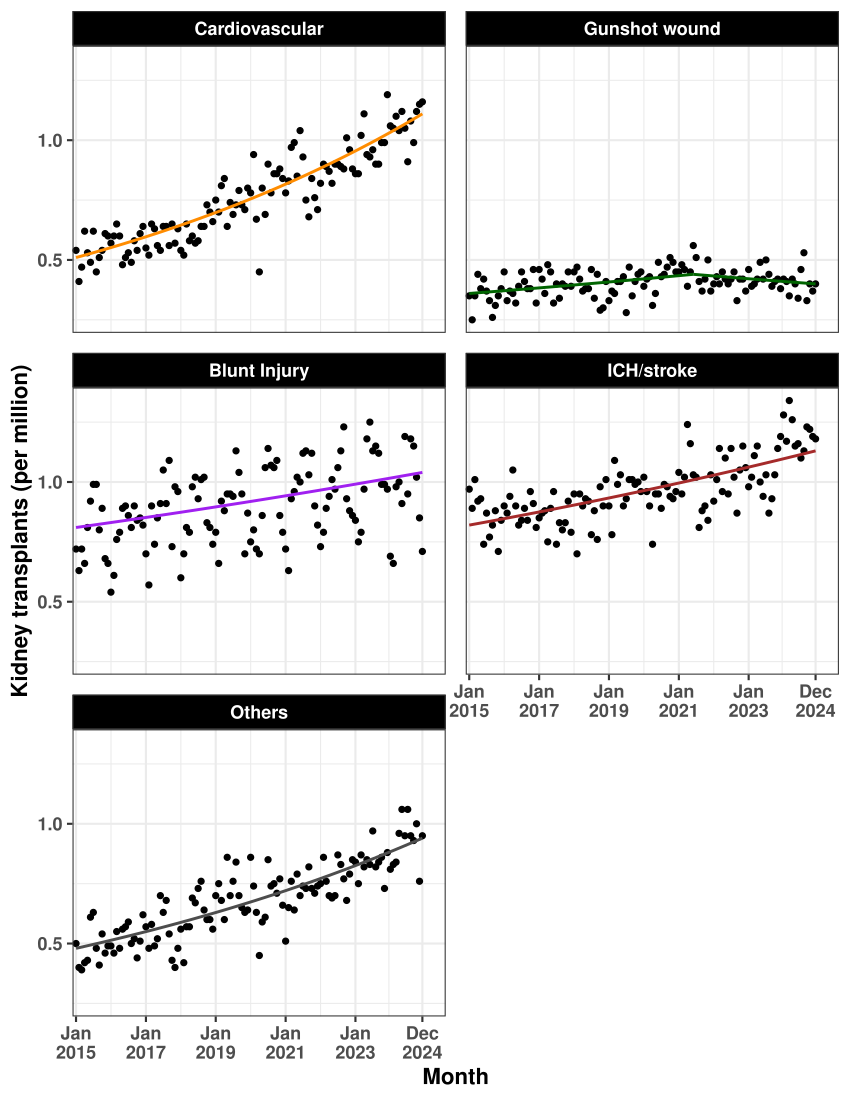

Write the R code that produced this figure.
library(readr)
library(dplyr)
library(ggplot2)
library(lubridate)

# -----------------------------
# 1. Read & clean data
# -----------------------------

file <- file.path(here(), "code", "submission 2", "Figure 1", "data", "DDKT_joinpoint_data.csv")

df <- read_tsv(file, show_col_types = FALSE)

names(df) <- gsub("\ufeff", "", names(df))
names(df) <- gsub("Ôªø", "", names(df))
names(df) <- trimws(names(df))

if (!"Month" %in% names(df)) {
  month_col <- grep("Month", names(df), value = TRUE, ignore.case = TRUE)[1]
  if (!is.na(month_col)) {
    names(df)[names(df) == month_col] <- "Month"
  }
}

# -----------------------------
# 2. Recode MoD & create dates
# -----------------------------

df_plot <- df %>%
  mutate(
    Flag = ifelse(Flag == "NA" | is.na(Flag), NA_character_, Flag),
    Mechanism = case_when(
      MoD == 1 ~ "Drug Overdose",
      MoD == 2 ~ "Cardiovascular",
      MoD == 3 ~ "Gunshot wound",
      MoD == 4 ~ "Blunt Injury",
      MoD == 5 ~ "ICH/stroke",
      MoD == 6 ~ "Others",
      MoD == 7 ~ "Overall"
    ),
    Mechanism = factor(
      Mechanism,
      levels = c(
        "Drug Overdose",
        "Overall",
        "Cardiovascular",
        "Gunshot wound",
        "Blunt Injury",
        "ICH/stroke",
        "Others"
      )
    ),
    Date     = as.Date("2015-01-01") %m+% months(Month - 1),
    Observed = `Crude Rate`,
    Fitted   = Model
  )

start_date <- as.Date("2015-01-01")
end_date   <- as.Date("2024-12-01")

df_plot <- df_plot %>%
  filter(Date >= start_date, Date <= end_date)

# -----------------------------
# 3. Build smooth log-linear curves between joinpoints
# -----------------------------

get_segment_endpoints <- function(data) {
  data %>%
    group_by(Mechanism) %>%
    arrange(Date) %>%
    mutate(
      is_joinpoint = grepl("Joinpoint", Flag, ignore.case = TRUE),
      is_start = row_number() == 1,
      is_end = row_number() == n()
    ) %>%
    filter(is_joinpoint | is_start | is_end) %>%
    select(Mechanism, Date, Fitted) %>%
    ungroup()
}

segment_points <- get_segment_endpoints(df_plot)

interpolate_exp_curve <- function(date1, y1, date2, y2, n_points = 100) {
  
  t1 <- as.numeric(date1)
  t2 <- as.numeric(date2)
  
  if (y1 <= 0 | y2 <= 0) {
    t_seq <- seq(t1, t2, length.out = n_points)
    y_seq <- seq(y1, y2, length.out = n_points)
  } else {
    b <- log(y2 / y1) / (t2 - t1)
    t_seq <- seq(t1, t2, length.out = n_points)
    y_seq <- y1 * exp(b * (t_seq - t1))
  }
  
  data.frame(
    Date = as.Date(t_seq, origin = "1970-01-01"),
    Fitted_smooth = y_seq
  )
}

smooth_curves <- segment_points %>%
  group_by(Mechanism) %>%
  arrange(Date) %>%
  mutate(
    Date_end = lead(Date),
    Fitted_end = lead(Fitted),
    segment_id = row_number()
  ) %>%
  filter(!is.na(Date_end)) %>%
  ungroup()

smooth_lines_list <- list()

for (i in 1:nrow(smooth_curves)) {
  row <- smooth_curves[i, ]
  
  curve_points <- interpolate_exp_curve(
    date1 = row$Date,
    y1 = row$Fitted,
    date2 = row$Date_end,
    y2 = row$Fitted_end,
    n_points = 100
  )
  
  curve_points$Mechanism <- row$Mechanism
  curve_points$segment_id <- row$segment_id
  
  smooth_lines_list[[i]] <- curve_points
}

smooth_lines_df <- bind_rows(smooth_lines_list) %>%
  mutate(group_id = interaction(Mechanism, segment_id))

# -----------------------------
# 4. Axis ticks & colors
# -----------------------------

breaks <- as.Date(c(
  "2015-01-01",
  "2017-01-01",
  "2019-01-01",
  "2021-01-01",
  "2023-01-01",
  "2024-12-01"
))

labels <- c(
  "Jan\n2015", "Jan\n2017", "Jan\n2019",
  "Jan\n2021", "Jan\n2023", "Dec\n2024"
)

cols <- c(
  "Drug Overdose"  = "red",
  "Overall"        = "blue",
  "Cardiovascular" = "darkorange",
  "Gunshot wound"  = "darkgreen",
  "Blunt Injury"   = "purple",
  "ICH/stroke"     = "brown",
  "Others"         = "grey30"
)

# -----------------------------
# 5. Plot 1: Drug Overdose + Overall (NO dotted lines)
# -----------------------------

df_drug_overall <- df_plot %>%
  filter(Mechanism %in% c("Drug Overdose", "Overall"))

smooth_drug_overall <- smooth_lines_df %>%
  filter(Mechanism %in% c("Drug Overdose", "Overall"))

p_drug_overall <- ggplot(df_drug_overall, aes(x = Date)) +
  geom_point(aes(y = Observed), color = "black", size = 1.5) +
  geom_line(
    data = smooth_drug_overall,
    aes(x = Date, y = Fitted_smooth, color = Mechanism, group = group_id),
    linewidth = 1
  ) +
  scale_color_manual(values = cols) +
  scale_x_date(
    breaks = breaks,
    labels = labels,
    limits = c(start_date, as.Date("2024-12-31") + 30),
    expand = expansion(mult = c(0.01, 0.05))
  ) +
  labs(
    x = "Month",
    y = "Kidney transplants (per million)"
  ) +
  facet_wrap(~ Mechanism, ncol = 1, scales = "free_y") +
  theme_minimal(base_size = 16) +
  theme(
    legend.position = "none",
    axis.title.x = element_text(face = "bold"),
    axis.title.y = element_text(face = "bold"),
    axis.text     = element_text(face = "bold"),
    strip.text    = element_text(face = "bold", size = 16)
  )

# -----------------------------
# 6. Plot 2: MoD 2–6 (NO dotted lines)
# -----------------------------

non_overall_mechs <- c(
  "Cardiovascular", "Gunshot wound", "Blunt Injury", "ICH/stroke", "Others"
)

df_mech_2to6 <- df_plot %>%
  filter(Mechanism %in% non_overall_mechs)

smooth_mech_2to6 <- smooth_lines_df %>%
  filter(Mechanism %in% non_overall_mechs)

p_mech_2to6 <- ggplot(df_mech_2to6, aes(x = Date)) +
  geom_point(aes(y = Observed), color = "black", size = 1.5) +
  geom_line(
    data = smooth_mech_2to6,
    aes(x = Date, y = Fitted_smooth, color = Mechanism, group = group_id),
    linewidth = 1
  ) +
  scale_color_manual(values = cols) +
  scale_x_date(
    breaks = breaks,
    labels = labels,
    limits = c(start_date, as.Date("2024-12-31") + 30),
    expand = expansion(mult = c(0.01, 0.05))
  ) +
  labs(
    x = "Month",
    y = "Kidney transplants (per million)"
  ) +
  facet_wrap(~ Mechanism, ncol = 2) +
  theme_bw(base_size = 16) +
  theme(
    legend.position = "none",
    #strip.text = element_text(face = "bold", size = 14),
    axis.title.x = element_text(face = "bold"),
    axis.title.y = element_text(face = "bold"),
    axis.text = element_text(face = "bold"),
    panel.spacing = unit(1, "lines"), 
    strip.background = element_rect(fill = "black"), 
    strip.text = element_text(face = "bold", color = "white")
  ) 

# -----------------------------
# 7. Print plots
# -----------------------------
print(p_mech_2to6)
if(FALSE){
  ggsave(file.path(here(), "code", "submission 2", "SupplementaryFigure 1", "SupplementaryFigure 1.pdf"), 
         p_mech_2to6, 
         device = "pdf", 
         height = 11, 
         width = 8.5, 
         units = "in")
}
